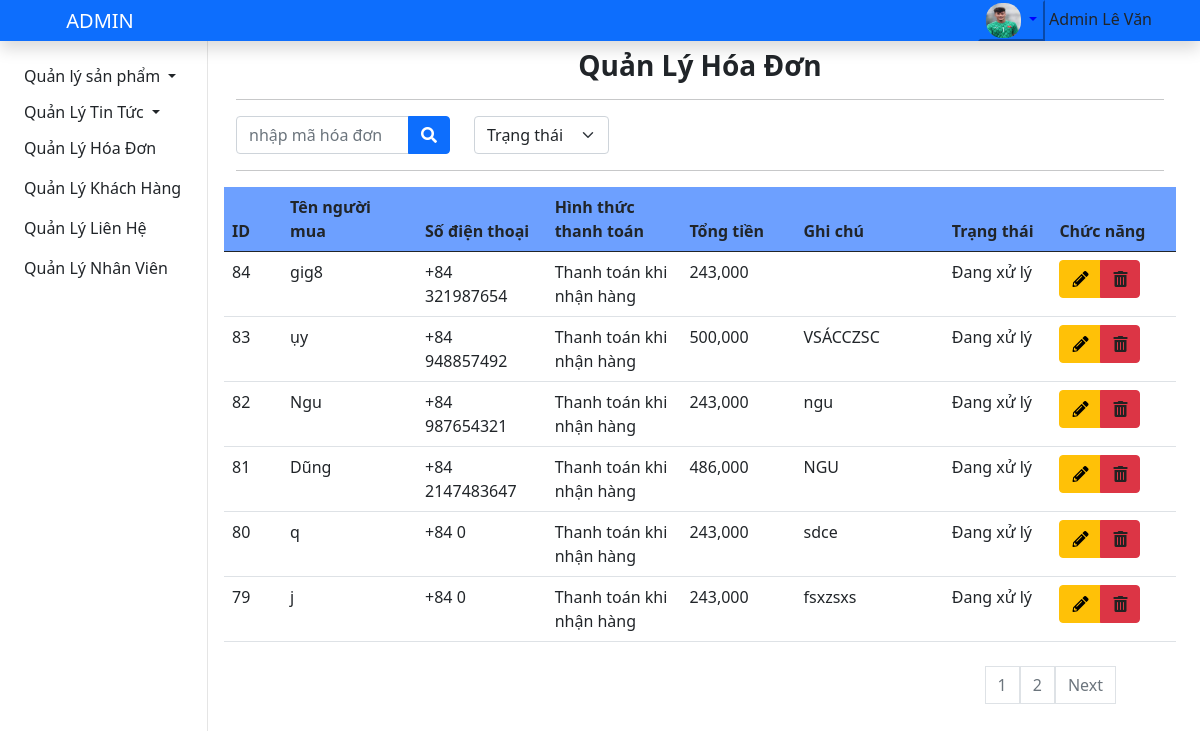
/admin/index.php?action=hoadon&act=hoadon (signed in), run on the app's committed database.
### tables this page shows
CREATE TABLE `hoadon` (
  `mahd` int(11) NOT NULL COMMENT 'mã hóa đơn',
  `makh` int(11) NOT NULL COMMENT 'mã khách hàng',
  `hoten` varchar(150) NOT NULL COMMENT 'tên người đặt',
  `mail` text NOT NULL COMMENT 'mail người đặt',
  `sdt` int(11) NOT NULL COMMENT 'số điện thoạt người đặt',
  `diachi` text NOT NULL COMMENT 'địa chỉ người đặt',
  `payment` text NOT NULL COMMENT 'phương thức thanh toán',
  `tongtien` float NOT NULL COMMENT 'tổng tiền của đơn hàng',
  `ghichu` text DEFAULT NULL COMMENT 'ghi chú của khách hàng',
  `trangthai` varchar(255) NOT NULL COMMENT 'trạng thái đơn hàng',
  `ngaydat` datetime NOT NULL COMMENT 'ngày đặt hàng',
  `ngaycaphat` datetime DEFAULT NULL COMMENT 'ngày cập nhật đơn hàg'
);

### admin/models/page.php (called while the page is built, shortened)
<?php
class Page
{
    function findStart($limit)
    {
        if (!isset($_GET['page']) || $_GET['page'] == 1) {
            $start = 0;
        } else {
            $start = ($_GET['page'] - 1) * $limit;
        }
        return $start;
    }
    function findPage($count, $limit)
    {
        $page = (($count % $limit) == 0) ? $count / $limit : floor($count / $limit) + 1;
        return $page;
    }
}
?>

### admin/models/connect.php (called while the page is built, shortened)
<?php
    class connect{
        private $db;
        public function __construct(){
            $dsn='mysql:host=localhost;dbname=shopgiay';
            $user='root';
            $pass='';
            try{
                $this->db=new PDO($dsn,$user,$pass,array(PDO::MYSQL_ATTR_INIT_COMMAND=>'SET NAMES utf8'));
            }catch(PDOException $e){
                die($e->getMessage());
            }
        }
        public function getList($select){
            $results=$this->db->query($select);
            return $results;
        }
    }
?>

### admin/models/hoadon.php (called while the page is built, shortened)
<?php
class hoadon{
    public function getOrder(){
      $select="select * from `hoadon` group by mahd desc";
      $db=new connect();
      $result = $db->getList($select);
      return $result;
    }
    public function getListPage($start,$limit){
      $db= new connect();
      $select="select * from `hoadon` group by mahd desc limit ".$start.",".$limit;
      $result=$db->getList($select);
      return $result;
    }
}

### admin/views/hoadon.php (the view, shortened to what this page needs)
<?php
  if (isset($_GET['act'])) {
    if ($_GET['act'] == 'search') {
        $ac = 'search';
    } else {
        $ac = 'hoadon';
    }
}
?>
<section id="manage-order">
  <div class="container">
    <h3 class="text-center fw-bolder mt-2">Quản Lý Hóa Đơn</h3>
    <hr>
    <div class="function-order">
      <div class="row">
        <div class="col-md-3">
          <form action="index.php?action=hoadon&act=search" class="form" method="post">
            <div class="input-group">
              <input type="text" class="form-control" name="searchQuery" id="" placeholder="nhập mã hóa đơn">
              <button class="btn btn-primary"><i class="fas fa-search"></i></button>
            </div>
          </form>
        </div>
        <div class="col-md-2">
          <select class="form-select"  aria-label="Default select example" id="filter_trangthai"
          onchange="filter_trangthai()">
            <option selected value="" >Trạng thái</option>
          </select>
        </div>
      </div>
    </div>
    <hr>
    <div class="row list-order">
      <table class="table table-order ">
        <thead>
          <tr >
            <th width="80px">ID</th>
            <th width="200px">Tên người mua</th>
            <th width="150px">Số điện thoại</th>
            <th width="200px">Hình thức thanh toán</th>
            <th width="150px">Tổng tiền</th>
            <th width="200px">Ghi chú</th>
            <th width="150px">Trạng thái</th>
            <th width="150px">Chức năng</th>
          </tr>
        </thead>
        <tbody>
          <?php
            $item = new hoadon();
            $p = new Page();
            $limit = 6;
            $start = $p->findStart($limit);
            if ($ac == 'search') {
                if ($_SERVER['REQUEST_METHOD'] == 'POST') {
                    $search = $_POST['searchQuery'];
                    $results = $item->searchOrder($search);
                }
            } else {
              if (isset($_GET['filter']) && $_GET['filter'] != '') {
                $trangthai=$_GET['filter'];
                $results = $item->gethoadon_trangthai($trangthai);
                $count = $results->rowCount();
                $results = $item->getListPage_trangthai($start, $limit, $trangthai);
              }else{
                $results=$item->getOrder();
                $count = $results->rowCount();
                $results = $item->getListPage($start, $limit);
              }
                $page = $p->findPage($count, $limit);
                $current_page = (isset($_GET['page'])) ? $_GET['page'] : 1;
            }
            while ($set = $results->fetch()) :
          ?>
          <tr>
            <td><?php echo $set['mahd'] ?></td>
            <td><?php echo $set['hoten'] ?></td>
            <td><?php echo '+84 '.$set['sdt'] ?></td>
            <td><?php echo $set['payment'] ?></td>
            <td><?php echo number_format($set['tongtien']) ?></td>
            <td><?php echo $set['ghichu'] ?></td>
            <td><?php echo $set['trangthai'] ?></td>
            <td>
              <div class="btn-group" role="group" aria-label="Basic mixed styles example">
                <a class="btn btn-warning" href="index.php?action=hoadon&act=edit_hoadon&id=<?php echo $set['mahd'];?>">
                  <i class="fas fa-pencil-alt"></i>
                </a>
                <button class="btn btn-danger" onclick="return confirm('Bấm vào nút OK để tiếp tục');">
                  <a href="index.php?action=hoadon&act=remove_hoadon&id=<?php echo $set['mahd'];?>"><i
                      class="fas fa-trash-alt"></i></a>
                </button>
                </td>
              </div>
          </tr>
          <?php
            endwhile;
          ?>
    <div class="text-end mb-5 mt-2 me-5" <?php if($page<2) echo 'hidden'; ?>>
      <nav class="page-nav">
        <ul class="pagination">
          <?php
            if ($ac == "hoadon") :
              for ($i = 1; $i <= $page; $i++) {
          ?>
          <li>
            <a href="index.php?action=hoadon&act=hoadon<?php if(isset($_GET['filter'])&&$_GET['filter']!=''){echo '&filter='.$_GET['filter'];}?>&page=<?php echo $i ?>"
              class="page-link text-secondary"><?php echo $i ?></a>
          </li>
          <?php
              }
              if ($current_page < $page && $page > 1) {
                if(isset($_GET['filter'])&&$_GET['filter']!=''){
                  echo '<li><a href="index.php?action=hoadon&act=hoadon&filter='.$_GET['filter'].'&page=' . ($current_page + 1) . '" class="page-link text-secondary">Next</a></li>';
                }else{
                  echo '<li><a href="index.php?action=hoadon&act=hoadon&page=' . ($current_page + 1) . '" class="page-link  text-secondary">Next</a></li>';
                }
              }
            endif;
          ?>
        </ul>
      </nav>
    </div>

### admin/assets/css/style.css (style rules this page uses)
:root { --main-color: rgb(5, 61, 163); --main-bg-color: rgba(23, 104, 255, 0.629); --text-button:rgb(255, 255, 255); --bg-color: rgb(255, 255, 255); }
a { text-decoration: none; color: #222; }
#manage-order .container .list-order .table-order thead, #manage-comment .container .list-comment .table-comment thead, #manage-news .container .list-news .table-news thead, #manage-loainews .container .list-loainews .table-loainews thead { background-color: var(--main-bg-color); }
.page-nav { display: inline-block; }

### data on the page
hoadon: mahd "84", hoten "gig8", sdt "321987654", payment "Thanh toán khi nhận hàng", tongtien "243,000", trangthai "Đang xử lý"
hoadon: mahd "83", hoten "ụy", sdt "948857492", payment "Thanh toán khi nhận hàng", tongtien "500,000", ghichu "VSÁCCZSC", trangthai "Đang xử lý"
hoadon: mahd "82", hoten "Ngu", sdt "987654321", payment "Thanh toán khi nhận hàng", tongtien "243,000", ghichu "ngu", trangthai "Đang xử lý"
hoadon: mahd "81", hoten "Dũng", sdt "2147483647", payment "Thanh toán khi nhận hàng", tongtien "486,000", ghichu "NGU", trangthai "Đang xử lý"
hoadon: mahd "80", hoten "q", sdt "0", payment "Thanh toán khi nhận hàng", tongtien "243,000", ghichu "sdce", trangthai "Đang xử lý"
hoadon: mahd "79", hoten "j", sdt "0", payment "Thanh toán khi nhận hàng", tongtien "243,000", ghichu "fsxzsxs", trangthai "Đang xử lý"

### other printed values
$_SESSION['hoten_nv'] "Admin Lê Văn"
